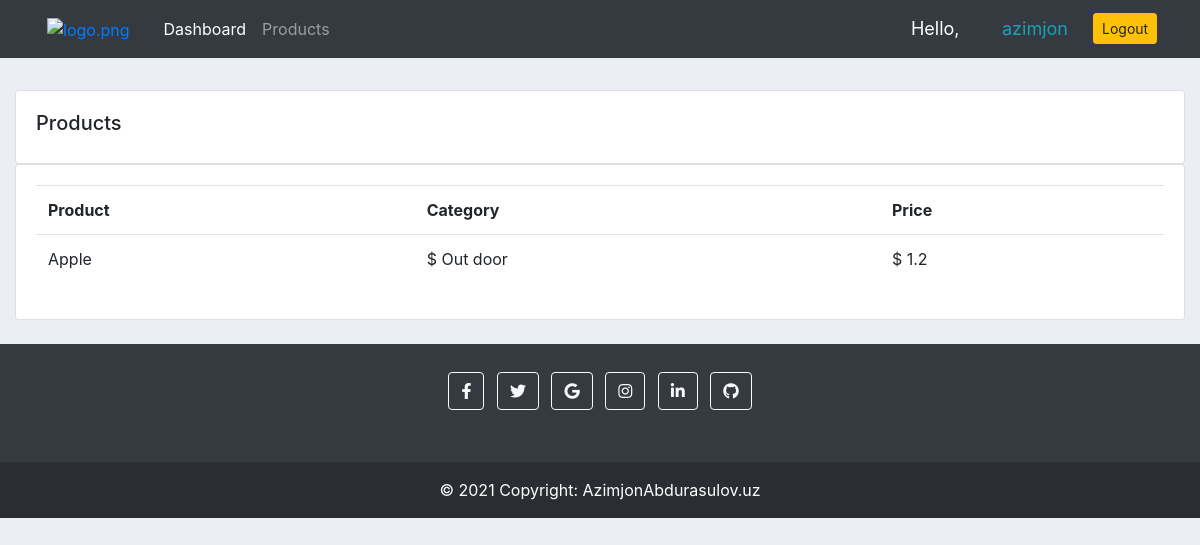
Screenshot of /products/ (signed in) with the database file from the repository.
### accounts/models.py (models this page shows, shortened)
class Product(models.Model):
    CATEGORY = (
        ('Indoor', 'Indoor'),
        ('Out door', 'Out door'),
    )
    name = models.CharField(max_length=200, null=True)
    price = models.FloatField(null=True)
    category = models.CharField(max_length=200, null=True, choices=CATEGORY)
    description = models.CharField(max_length=200, null=True, blank=True)
    date_created = models.DateTimeField(auto_now_add=True, null=True)
    tags = models.ManyToManyField(Tag)

### accounts/decorators.py (the view)
        def wrapper_func(request, *args, **kwargs):
            grup = None
            if request.user.groups.exists():
                grup = request.user.groups.all()[0].name
            if grup in allowed_roles:
                return view_func(request, *args, **kwargs)
            else:
                return HttpResponse('You are not authorzed to viw this page')

### accounts/views.py (called while the page is built)
@allowed_users(allowed_roles=['admin'])
@login_required(login_url='login')
def products(request):
    products = Product.objects.all()
    contaxt = {
        'products': products
    }
    return render(request, 'accounts/products.html', contaxt)

### accounts/templates/accounts/products.html (shortened to what this page needs)
{% extends 'accounts/main.html' %}
{% block content %}
<br>
<div class="row mt-2">
    <div class="col-md">
        <div class="card card-body">
            <h5>Products</h5>
        </div>
        <div class="card card-body">
            <table class="table">
                <tr>
                    <th>Product</th>
                    <th>Category</th>
                    <th>Price</th>
                </tr>
                {% for i in products %}
                <tr>
                    <td> {{ i.name }} </td>
                    <td>$ {{ i.category }} </td>
                    <td>$ {{ i.price }} </td>
                </tr>
                {% endfor %}
            </table>
        </div>
    </div>
</div>
{% endblock %}

### accounts/templates/accounts/navbar.html (shortened to what this page needs)
{% load static %}
<nav class="navbar navbar-expand-lg navbar-dark bg-dark">
    <div class="container-fluid">
        <a class="nav-link" href="{% url 'home' %}"><img class="logo" src="{% static '/images/logo.png' %}" id="logo"
                alt="logo.png"></a>
        <div class="collapse navbar-collapse" id="navbarNav">
            <ul class="navbar-nav">
                {% if request.user.is_staff %}
                <li class="nav-item active">
                    <a class="nav-link" href="{% url 'home' %}">Dashboard</a>
                </li>
                <li class="nav-item">
                    <a class="nav-link" href="{% url 'products' %}">Products</a>
                </li>
                {% else %}
                <li class="nav-item">
                    <a class="nav-link" href="{% url 'account' %}">Settings</a>
                </li>
                {% endif %}
            </ul>
        </div>
    </div>
    <span class="hello-msg">Hello,</span>
    <span class="hello-msg"><a class="btn-outline-info" href="">{{ request.user }}</a></span>
    <span class="hello-msg"><a class="btn btn-sm btn-warning" href="{% url 'logout' %}">Logout</a></span>
</nav>

### static/css/main.css (style rules this page uses)
body { background-color: #ebeff5; }
#logo { width: 60px; margin-right: 10px; }

### accounts/templates/accounts/navbar.html (style rules this page uses)
.hello-msg { width: 100px; font-size: 18px; color: #fff; margin-right: 15px; }

### rows the page displays
Product: name "Apple", category "Out door", price "1.2"

### other values shown
{{ request.user }} "azimjon"
